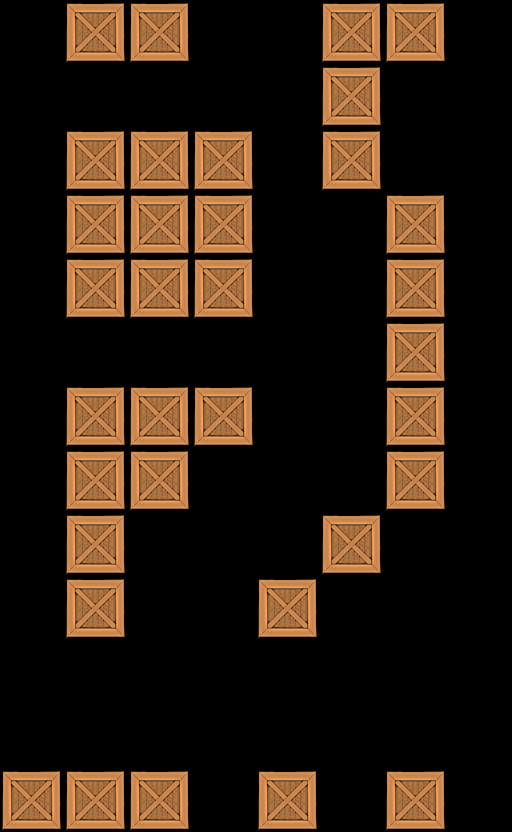

This game map was drawn from its Tiled (.tmx) file and the tilesets committed beside it. A one-line description and the trimmed map source follow:
An orthogonal 8x13 tile map with 64x64 px tiles, 1 tile layer (Tile Layer 1).

<map version="1.0" orientation="orthogonal" width="8" height="13" tilewidth="64" tileheight="64">
 <tileset firstgid="1" name="crate" tilewidth="64" tileheight="64">
  <image source="../../crate5.png" width="64" height="64" />
 </tileset>
 <layer name="Tile Layer 1" width="8" height="13">
  <data>[104 cells, 34 non-empty, 1 distinct tile ids]</data>
 </layer>
</map>
